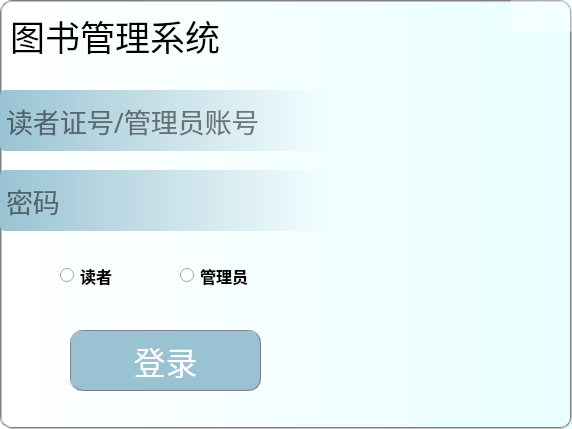
<?xml version="1.0" encoding="UTF-8"?>
<ui version="4.0">
 <class>MainWindow</class>
 <widget class="QMainWindow" name="MainWindow">
  <property name="geometry">
   <rect>
    <x>0</x>
    <y>0</y>
    <width>572</width>
    <height>429</height>
   </rect>
  </property>
  <property name="windowTitle">
   <string>MainWindow</string>
  </property>
  <property name="styleSheet">
   <string notr="true">#MainWindow{
border:2px groove gray;
border-radius:12px;
padding:2px 4px;

color: rgb(255, 255, 255);
background-color: qlineargradient(spread:pad, x1:0, y1:0, x2:1, y2:0, stop:0 rgb(255, 255, 255), stop:1 rgb(233, 255, 255));
border-image: url(:/image/image/login.png)
}</string>
  </property>
  <widget class="QWidget" name="centralwidget">
   <widget class="QLabel" name="label_2">
    <property name="geometry">
     <rect>
      <x>10</x>
      <y>0</y>
      <width>341</width>
      <height>71</height>
     </rect>
    </property>
    <property name="font">
     <font>
      <family>微软雅黑 Light</family>
      <pointsize>26</pointsize>
      <weight>50</weight>
      <bold>false</bold>
     </font>
    </property>
    <property name="text">
     <string>图书管理系统</string>
    </property>
   </widget>
   <widget class="QLineEdit" name="line_account">
    <property name="geometry">
     <rect>
      <x>0</x>
      <y>90</y>
      <width>331</width>
      <height>61</height>
     </rect>
    </property>
    <property name="minimumSize">
     <size>
      <width>331</width>
      <height>61</height>
     </size>
    </property>
    <property name="maximumSize">
     <size>
      <width>331</width>
      <height>61</height>
     </size>
    </property>
    <property name="font">
     <font>
      <family>微软雅黑 Light</family>
      <pointsize>20</pointsize>
     </font>
    </property>
    <property name="styleSheet">
     <string notr="true">border-radius:5px;
padding:2px 4px;
background-color: qlineargradient(spread:pad, x1:0, y1:0, x2:1, y2:0, stop:0 rgba(153,195,211,255), stop:1 rgba(152,195,212, 0));</string>
    </property>
    <property name="text">
     <string/>
    </property>
    <property name="maxLength">
     <number>11</number>
    </property>
    <property name="placeholderText">
     <string>读者证号/管理员账号</string>
    </property>
    <property name="clearButtonEnabled">
     <bool>true</bool>
    </property>
   </widget>
   <widget class="QLineEdit" name="line_password">
    <property name="geometry">
     <rect>
      <x>0</x>
      <y>170</y>
      <width>331</width>
      <height>61</height>
     </rect>
    </property>
    <property name="minimumSize">
     <size>
      <width>331</width>
      <height>61</height>
     </size>
    </property>
    <property name="maximumSize">
     <size>
      <width>331</width>
      <height>61</height>
     </size>
    </property>
    <property name="font">
     <font>
      <family>微软雅黑 Light</family>
      <pointsize>20</pointsize>
     </font>
    </property>
    <property name="styleSheet">
     <string notr="true">border-radius:5px;
padding:2px 4px;
background-color: qlineargradient(spread:pad, x1:0, y1:0, x2:1, y2:0, stop:0 rgba(153,195,211,255), stop:1 rgba(152,195,212, 0));</string>
    </property>
    <property name="maxLength">
     <number>16</number>
    </property>
    <property name="echoMode">
     <enum>QLineEdit::Password</enum>
    </property>
    <property name="placeholderText">
     <string>密码</string>
    </property>
    <property name="clearButtonEnabled">
     <bool>true</bool>
    </property>
   </widget>
   <widget class="QPushButton" name="button_close">
    <property name="geometry">
     <rect>
      <x>540</x>
      <y>0</y>
      <width>32</width>
      <height>32</height>
     </rect>
    </property>
    <property name="minimumSize">
     <size>
      <width>32</width>
      <height>32</height>
     </size>
    </property>
    <property name="maximumSize">
     <size>
      <width>32</width>
      <height>32</height>
     </size>
    </property>
    <property name="font">
     <font>
      <family>微软雅黑</family>
      <pointsize>22</pointsize>
      <weight>75</weight>
      <bold>true</bold>
     </font>
    </property>
    <property name="styleSheet">
     <string notr="true">QPushButton#button_close{
background-image: url(:/image/image/icon/close.png);
border-radius:2px;
padding:2px 4px;
color: rgb(0,128,128);
background-color: rgba(255,255,255, 96);
}

QPushButton#button_close:hover{
background-image: url(:/image/image/icon/close_hover.png);
border-radius:2px;
padding:2px 4px;
color: rgb(0,128,128);
background-color: rgba(240,255,255,144);
}
 
QPushButton#button_close:pressed{
background-image: url(:/image/image/icon/close_press.png);
border-radius:2px;
padding:2px 4px;
color: rgb(0,128,128);
background-color: rgba(225,255,255, 156);
padding-left:6px;
padding-top:6px;
}</string>
    </property>
    <property name="text">
     <string/>
    </property>
   </widget>
   <widget class="QPushButton" name="button_login">
    <property name="geometry">
     <rect>
      <x>70</x>
      <y>330</y>
      <width>191</width>
      <height>61</height>
     </rect>
    </property>
    <property name="font">
     <font>
      <family>微软雅黑 Light</family>
      <pointsize>24</pointsize>
     </font>
    </property>
    <property name="styleSheet">
     <string notr="true">QPushButton#button_login{
border:1px groove gray;
border-radius:12px;
padding:2px 4px;
color: rgb(255, 255, 255);
background-color: rgba(153,195,211,255);
}
 
QPushButton#button_login:hover{
border:1px groove gray;
border-radius:12px;
padding:2px 4px;
color:  rgba(153,195,211,160);
background-color: rgba(153,195,211,180);
}
QPushButton#button_login:pressed{
border:1px groove gray;
border-radius:12px;
padding:2px 4px;
color: rgb(255, 255, 255);
background-color: rgba(153,195,211,100);
padding-left:6px;
padding-top:6px;
}</string>
    </property>
    <property name="text">
     <string>登录</string>
    </property>
   </widget>
   <widget class="QPushButton" name="button_mini">
    <property name="geometry">
     <rect>
      <x>510</x>
      <y>0</y>
      <width>32</width>
      <height>32</height>
     </rect>
    </property>
    <property name="minimumSize">
     <size>
      <width>32</width>
      <height>32</height>
     </size>
    </property>
    <property name="maximumSize">
     <size>
      <width>32</width>
      <height>32</height>
     </size>
    </property>
    <property name="font">
     <font>
      <family>微软雅黑</family>
      <pointsize>22</pointsize>
      <weight>75</weight>
      <bold>true</bold>
     </font>
    </property>
    <property name="styleSheet">
     <string notr="true">QPushButton#button_mini{
background-image: url(:/image/image/icon/minimize.png);
border-radius:2px;
padding:2px 4px;
color: rgb(0,128,128);
background-color: rgba(255,255,255, 96);
}

QPushButton#button_mini:hover{
background-image: url(:/image/image/icon/minimize_hover.png);
border-radius:2px;
padding:2px 4px;
color: rgb(0,128,128);
background-color: rgba(240,255,255,144);
}
 
QPushButton#button_mini:pressed{
background-image: url(:/image/image/icon/minimize_press.png);
border-radius:2px;
padding:2px 4px;
color: rgb(0,128,128);
background-color: rgba(225,255,255, 156);
padding-left:6px;
padding-top:6px;
}</string>
    </property>
    <property name="text">
     <string/>
    </property>
   </widget>
   <widget class="QRadioButton" name="radioButton_admin">
    <property name="geometry">
     <rect>
      <x>180</x>
      <y>260</y>
      <width>81</width>
      <height>31</height>
     </rect>
    </property>
    <property name="font">
     <font>
      <family>微软雅黑</family>
      <pointsize>12</pointsize>
      <weight>75</weight>
      <bold>true</bold>
     </font>
    </property>
    <property name="text">
     <string>管理员</string>
    </property>
   </widget>
   <widget class="QRadioButton" name="radioButton_reader">
    <property name="geometry">
     <rect>
      <x>60</x>
      <y>260</y>
      <width>101</width>
      <height>31</height>
     </rect>
    </property>
    <property name="font">
     <font>
      <family>微软雅黑</family>
      <pointsize>12</pointsize>
      <weight>75</weight>
      <bold>true</bold>
     </font>
    </property>
    <property name="text">
     <string>读者</string>
    </property>
   </widget>
  </widget>
  <widget class="QMenuBar" name="menubar">
   <property name="geometry">
    <rect>
     <x>0</x>
     <y>0</y>
     <width>572</width>
     <height>23</height>
    </rect>
   </property>
  </widget>
 </widget>
 <resources/>
 <connections/>
</ui>
